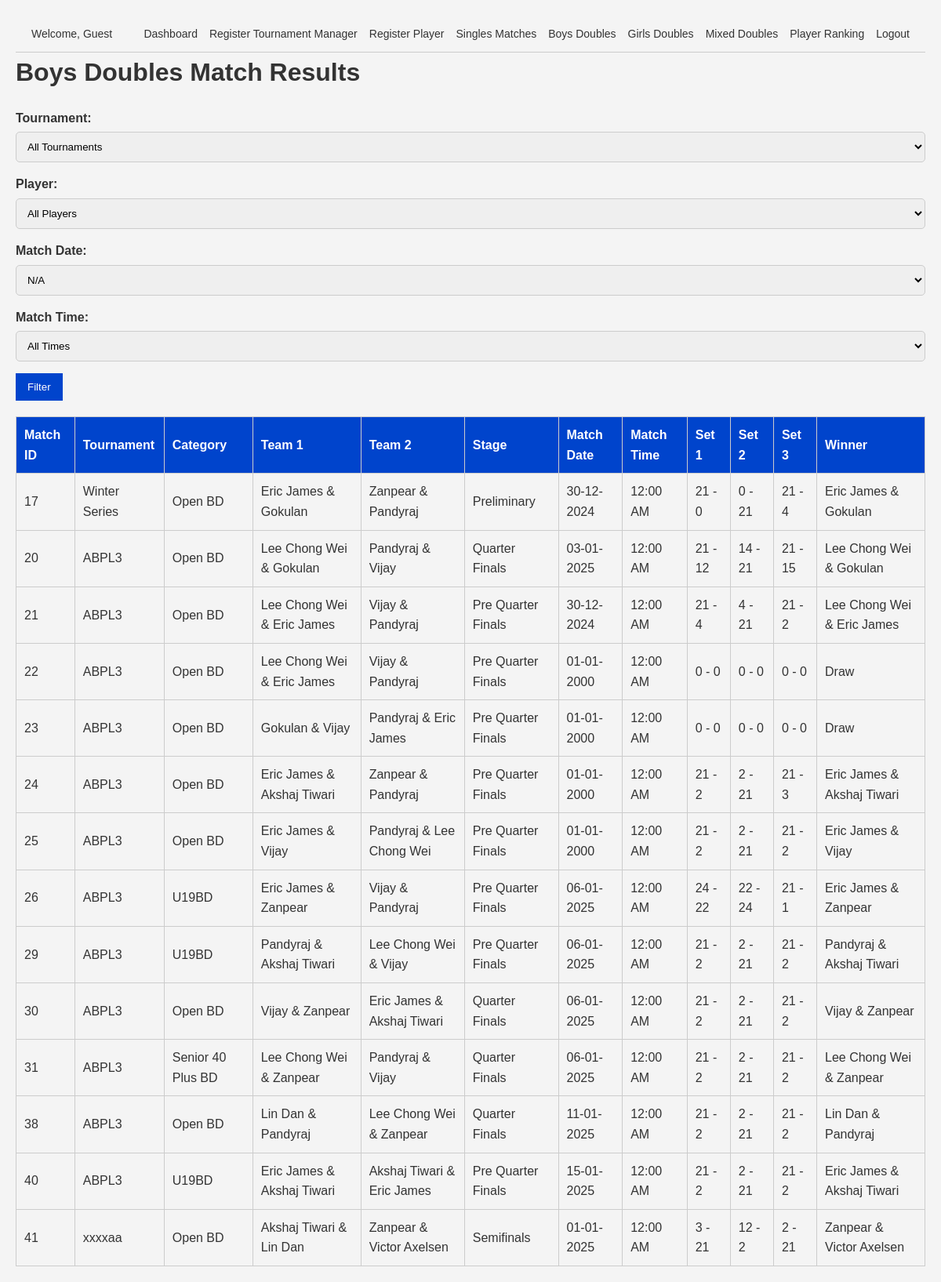
The page /results_bd.php on the database its author committed.
### tables this page shows
CREATE TABLE `matches` (
  `id` int(11) NOT NULL,
  `tournament_id` int(11) NOT NULL,
  `category_id` int(11) NOT NULL,
  `pool` enum('A','B') DEFAULT NULL,
  `player1_id` int(11) DEFAULT NULL,
  `player2_id` int(11) DEFAULT NULL,
  `pre_quarter` tinyint(1) DEFAULT 0,
  `quarter` tinyint(1) DEFAULT 0,
  `semi` tinyint(1) DEFAULT 0,
  `final` tinyint(1) DEFAULT 0,
  `set1_player1_points` int(11) DEFAULT 0,
  `set1_player2_points` int(11) DEFAULT 0,
  `set2_player1_points` int(11) DEFAULT 0,
  `set2_player2_points` int(11) DEFAULT 0,
  `set3_player1_points` int(11) DEFAULT 0,
  `set3_player2_points` int(11) DEFAULT 0,
  `created_by` int(11) DEFAULT NULL,
  `moderated_by` int(11) DEFAULT NULL,
  `stage` enum('Pre Quarter Finals','Quarter Finals','Semifinals','Finals','Preliminary') NOT NULL,
  `match_date` date DEFAULT NULL,
  `match_time` time DEFAULT NULL,
  `team1_player1_id` int(11) NOT NULL DEFAULT 0,
  `team1_player2_id` int(11) NOT NULL DEFAULT 0,
  `team2_player1_id` int(11) DEFAULT 0,
  `team2_player2_id` int(11) DEFAULT 0,
  `set1_team1_points` int(11) NOT NULL DEFAULT 0,
  `set1_team2_points` int(11) DEFAULT 0,
  `set2_team1_points` int(11) DEFAULT 0,
  `set2_team2_points` int(11) DEFAULT 0,
  `set3_team1_points` int(11) DEFAULT 0,
  `set3_team2_points` int(11) DEFAULT 0,
  `player3_id` int(11) DEFAULT NULL,
  `player4_id` int(11) DEFAULT NULL,
  `deleted_at` datetime DEFAULT NULL
);

CREATE TABLE `tournaments` (
  `id` int(11) NOT NULL,
  `name` varchar(255) NOT NULL,
  `created_by` int(11) DEFAULT NULL,
  `year` int(11) NOT NULL DEFAULT year(curdate()),
  `moderated_by` int(11) DEFAULT NULL
);

CREATE TABLE `categories` (
  `id` int(11) NOT NULL,
  `name` varchar(255) NOT NULL,
  `created_by` int(11) NOT NULL,
  `age_group` varchar(255) DEFAULT NULL,
  `sex` varchar(10) DEFAULT NULL,
  `type` enum('singles','doubles','mixed doubles') DEFAULT 'singles',
  `tournament_id` int(11) NOT NULL
);

### results_bd.php (the view, shortened to what this page needs)
<?php include 'header.php'; ?>
<?php
require_once 'conn.php';
$conn = new mysqli($servername, $username, $password, $dbname);
$match_date = $_GET['match_date'] ?? '';
$dates = $conn->query("SELECT DISTINCT match_date FROM matches ORDER BY match_date");
$query = "
    SELECT
        m.id AS match_id,
        t.name AS tournament_name,
        c.name AS category_name,
        c.type AS category_type, /* Singles, Doubles, or Mixed Doubles */
        p1.name AS team1_player1_name,
        p2.name AS team1_player2_name,
        p3.name AS team2_player1_name,
        p4.name AS team2_player2_name,
        m.stage,
        m.match_date,
        m.match_time,
        m.set1_team1_points,
        m.set1_team2_points,
        m.set2_team1_points,
        m.set2_team2_points,
        m.set3_team1_points,
        m.set3_team2_points
    FROM matches m
    INNER JOIN tournaments t ON m.tournament_id = t.id
    INNER JOIN categories c ON m.category_id = c.id
    LEFT JOIN players p1 ON m.team1_player1_id = p1.id
    LEFT JOIN players p2 ON m.team1_player2_id = p2.id
    LEFT JOIN players p3 ON m.team2_player1_id = p3.id
    LEFT JOIN players p4 ON m.team2_player2_id = p4.id
    WHERE c.type = 'doubles' AND c.sex = 'M' /* Filter only doubles and male categories */
";
$query .= " ORDER BY m.id";
$result = $conn->query($query);
?>
<!DOCTYPE html>
<html lang="en">
<head>
</head>
<body>
    <h1>Boys Doubles Match Results</h1>
    <form method="get">
        <label for="tournament_id">Tournament:</label>
        <select name="tournament_id" id="tournament_id">
            <option value="">All Tournaments</option>
        </select>
        <label for="player_id">Player:</label>
        <select name="player_id" id="player_id">
            <option value="">All Players</option>
        </select>
        <label for="match_date">Match Date:</label>
        <select name="match_date" id="match_date">
            <?php while ($row = $dates->fetch_assoc()): ?>
                <option value="<?= $row['match_date'] ?>" <?= $match_date == $row['match_date'] ? 'selected' : '' ?>>
                    <?= $row['match_date'] ? date("d-m-Y", strtotime($row['match_date'])) : 'N/A' ?>
                </option>
            <?php endwhile; ?>
        </select>
        <label for="datetime">Match Time:</label>
        <select name="datetime" id="datetime">
            <option value="">All Times</option>
        </select>
        <button type="submit">Filter</button>
    </form>
    <?php if ($result->num_rows > 0): ?>
        <table>
            <tr>
                <th>Match ID</th>
                <th>Tournament</th>
                <th>Category</th>
                <th>Team 1</th>
                <th>Team 2</th>
                <th>Stage</th>
                <th>Match Date</th>
                <th>Match Time</th>
                <th>Set 1</th>
                <th>Set 2</th>
                <th>Set 3</th>
                <th>Winner</th>
            </tr>
            <?php while ($row = $result->fetch_assoc()):
                $team1 = $row['team1_player1_name'] . " & " . $row['team1_player2_name'];
                $team2 = $row['team2_player1_name'] . " & " . $row['team2_player2_name'];
                $team1_total = $row['set1_team1_points'] + $row['set2_team1_points'] + $row['set3_team1_points'];
                $team2_total = $row['set1_team2_points'] + $row['set2_team2_points'] + $row['set3_team2_points'];
                $winner = $team1_total > $team2_total ? $team1 : ($team1_total < $team2_total ? $team2 : 'Draw');
            ?>
                <tr>
                    <td><?= $row['match_id'] ?></td>
                    <td><?= $row['tournament_name'] ?></td>
                    <td><?= $row['category_name'] ?></td>
                    <td><?= $team1 ?></td>
                    <td><?= $team2 ?></td>
                    <td><?= $row['stage'] ?></td>
                    <td><?= $row['match_date'] ? date("d-m-Y", strtotime($row['match_date'])) : 'N/A' ?></td>
                    <td><?= $row['match_time'] ? date("h:i A", strtotime($row['match_time'])) : 'N/A' ?></td>
                    <td><?= $row['set1_team1_points'] . ' - ' . $row['set1_team2_points'] ?></td>
                    <td><?= $row['set2_team1_points'] . ' - ' . $row['set2_team2_points'] ?></td>
                    <td><?= $row['set3_team1_points'] . ' - ' . $row['set3_team2_points'] ?></td>
                    <td><?= $winner ?></td>
                </tr>
            <?php endwhile; ?>
        </table>
    <?php else: ?>
        <p>No matches found for the selected filters.</p>
    <?php endif; ?>
</body>
</html>

### styles1.css (style rules this page uses)
* { margin: 0; padding: 0; box-sizing: border-box; font-family: Arial, sans-serif; }
body { background-color: #f4f4f4; color: #333; line-height: 1.6; margin: 20px; padding: 0; }
form { margin: 20px 0; }
label { font-weight: bold; display: block; margin-top: 10px; }
input, select, textarea { width: 100%; padding: 10px; margin: 5px 0; border: 1px solid #ccc; border-radius: 5px; }
button { background: #0044cc; color: white; padding: 10px 15px; border: none; cursor: pointer; margin-top: 10px; }
table { width: 100%; border-collapse: collapse; margin-top: 20px; }
table, th, td { border: 1px solid #ccc; }
th, td { padding: 10px; text-align: left; }
th { background: #0044cc; color: white; }

### header.php (style rules this page uses)
body { margin: 0; padding: 0; font-family: Arial, sans-serif; line-height: 1.5; }

### rows shown on the page
matches: id "17", tournament.name "Winter Series", category.name "Open BD", team1 "Eric James & Gokulan", team2 "Zanpear & Pandyraj", stage "Preliminary", match_date "30-12-2024", match_time "12:00 AM", set1_team1_points "21", set1_team2_points "0", set2_team1_points "0", set2_team2_points "21", set3_team1_points "21", set3_team2_points "4", winner "Eric James & Gokulan"
matches: id "20", tournament.name "ABPL3", category.name "Open BD", team1 "Lee Chong Wei & Gokulan", team2 "Pandyraj & Vijay", stage "Quarter Finals", match_date "03-01-2025", match_time "12:00 AM", set1_team1_points "21", set1_team2_points "12", set2_team1_points "14", set2_team2_points "21", set3_team1_points "21", set3_team2_points "15", winner "Lee Chong Wei & Gokulan"
matches: id "21", tournament.name "ABPL3", category.name "Open BD", team1 "Lee Chong Wei & Eric James", team2 "Vijay & Pandyraj", stage "Pre Quarter Finals", match_date "30-12-2024", match_time "12:00 AM", set1_team1_points "21", set1_team2_points "4", set2_team1_points "4", set2_team2_points "21", set3_team1_points "21", set3_team2_points "2", winner "Lee Chong Wei & Eric James"
matches: id "22", tournament.name "ABPL3", category.name "Open BD", team1 "Lee Chong Wei & Eric James", team2 "Vijay & Pandyraj", stage "Pre Quarter Finals", match_date "01-01-2000", match_time "12:00 AM", set1_team1_points "0", set1_team2_points "0", set2_team1_points "0", set2_team2_points "0", set3_team1_points "0", set3_team2_points "0", winner "Draw"
matches: id "23", tournament.name "ABPL3", category.name "Open BD", team1 "Gokulan & Vijay", team2 "Pandyraj & Eric James", stage "Pre Quarter Finals", match_date "01-01-2000", match_time "12:00 AM", set1_team1_points "0", set1_team2_points "0", set2_team1_points "0", set2_team2_points "0", set3_team1_points "0", set3_team2_points "0", winner "Draw"
matches: id "24", tournament.name "ABPL3", category.name "Open BD", team1 "Eric James & Akshaj Tiwari", team2 "Zanpear & Pandyraj", stage "Pre Quarter Finals", match_date "01-01-2000", match_time "12:00 AM", set1_team1_points "21", set1_team2_points "2", set2_team1_points "2", set2_team2_points "21", set3_team1_points "21", set3_team2_points "3", winner "Eric James & Akshaj Tiwari"
matches: id "25", tournament.name "ABPL3", category.name "Open BD", team1 "Eric James & Vijay", team2 "Pandyraj & Lee Chong Wei", stage "Pre Quarter Finals", match_date "01-01-2000", match_time "12:00 AM", set1_team1_points "21", set1_team2_points "2", set2_team1_points "2", set2_team2_points "21", set3_team1_points "21", set3_team2_points "2", winner "Eric James & Vijay"
matches: id "26", tournament.name "ABPL3", category.name "U19BD", team1 "Eric James & Zanpear", team2 "Vijay & Pandyraj", stage "Pre Quarter Finals", match_date "06-01-2025", match_time "12:00 AM", set1_team1_points "24", set1_team2_points "22", set2_team1_points "22", set2_team2_points "24", set3_team1_points "21", set3_team2_points "1", winner "Eric James & Zanpear"
matches: id "29", tournament.name "ABPL3", category.name "U19BD", team1 "Pandyraj & Akshaj Tiwari", team2 "Lee Chong Wei & Vijay", stage "Pre Quarter Finals", match_date "06-01-2025", match_time "12:00 AM", set1_team1_points "21", set1_team2_points "2", set2_team1_points "2", set2_team2_points "21", set3_team1_points "21", set3_team2_points "2", winner "Pandyraj & Akshaj Tiwari"
matches: id "30", tournament.name "ABPL3", category.name "Open BD", team1 "Vijay & Zanpear", team2 "Eric James & Akshaj Tiwari", stage "Quarter Finals", match_date "06-01-2025", match_time "12:00 AM", set1_team1_points "21", set1_team2_points "2", set2_team1_points "2", set2_team2_points "21", set3_team1_points "21", set3_team2_points "2", winner "Vijay & Zanpear"
matches: id "31", tournament.name "ABPL3", category.name "Senior 40 Plus BD", team1 "Lee Chong Wei & Zanpear", team2 "Pandyraj & Vijay", stage "Quarter Finals", match_date "06-01-2025", match_time "12:00 AM", set1_team1_points "21", set1_team2_points "2", set2_team1_points "2", set2_team2_points "21", set3_team1_points "21", set3_team2_points "2", winner "Lee Chong Wei & Zanpear"
matches: id "38", tournament.name "ABPL3", category.name "Open BD", team1 "Lin Dan & Pandyraj", team2 "Lee Chong Wei & Zanpear", stage "Quarter Finals", match_date "11-01-2025", match_time "12:00 AM", set1_team1_points "21", set1_team2_points "2", set2_team1_points "2", set2_team2_points "21", set3_team1_points "21", set3_team2_points "2", winner "Lin Dan & Pandyraj"
matches: id "40", tournament.name "ABPL3", category.name "U19BD", team1 "Eric James & Akshaj Tiwari", team2 "Akshaj Tiwari & Eric James", stage "Pre Quarter Finals", match_date "15-01-2025", match_time "12:00 AM", set1_team1_points "21", set1_team2_points "2", set2_team1_points "2", set2_team2_points "21", set3_team1_points "21", set3_team2_points "2", winner "Eric James & Akshaj Tiwari"
matches: id "41", tournament.name "xxxxaa", category.name "Open BD", team1 "Akshaj Tiwari & Lin Dan", team2 "Zanpear & Victor Axelsen", stage "Semifinals", match_date "01-01-2025", match_time "12:00 AM", set1_team1_points "3", set1_team2_points "21", set2_team1_points "12", set2_team2_points "2", set3_team1_points "2", set3_team2_points "21", winner "Zanpear & Victor Axelsen"

### other values the page prints
$logged_in_user "Guest"
